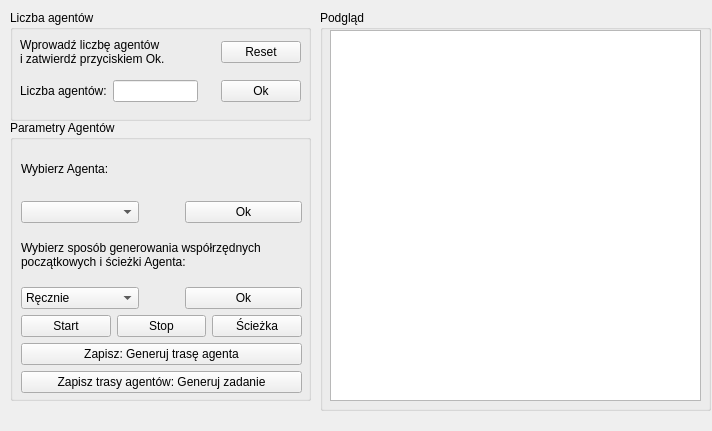
<?xml version="1.0" encoding="UTF-8"?>
<ui version="4.0">
 <class>AgentWindow</class>
 <widget class="QWidget" name="AgentWindow">
  <property name="geometry">
   <rect>
    <x>0</x>
    <y>0</y>
    <width>712</width>
    <height>431</height>
   </rect>
  </property>
  <property name="windowTitle">
   <string>Form</string>
  </property>
  <widget class="QGroupBox" name="groupBox">
   <property name="geometry">
    <rect>
     <x>10</x>
     <y>10</y>
     <width>301</width>
     <height>111</height>
    </rect>
   </property>
   <property name="title">
    <string>Liczba agentów</string>
   </property>
   <widget class="QWidget" name="layoutWidget">
    <property name="geometry">
     <rect>
      <x>10</x>
      <y>20</y>
      <width>281</width>
      <height>81</height>
     </rect>
    </property>
    <layout class="QGridLayout" name="gridLayout">
     <item row="0" column="0" colspan="2">
      <widget class="QLabel" name="label_2">
       <property name="text">
        <string>Wprowadź liczbę agentów 
i zatwierdź przyciskiem Ok.</string>
       </property>
      </widget>
     </item>
     <item row="0" column="3">
      <widget class="QPushButton" name="pushButtonReset">
       <property name="text">
        <string>Reset</string>
       </property>
      </widget>
     </item>
     <item row="1" column="0">
      <widget class="QLabel" name="label">
       <property name="text">
        <string>Liczba agentów:</string>
       </property>
      </widget>
     </item>
     <item row="1" column="1">
      <widget class="QLineEdit" name="lineEditNum">
       <property name="inputMethodHints">
        <set>Qt::ImhDigitsOnly</set>
       </property>
       <property name="text">
        <string/>
       </property>
      </widget>
     </item>
     <item row="1" column="3">
      <widget class="QPushButton" name="pushButtonOk">
       <property name="text">
        <string>Ok</string>
       </property>
      </widget>
     </item>
     <item row="1" column="2">
      <spacer name="horizontalSpacer">
       <property name="orientation">
        <enum>Qt::Horizontal</enum>
       </property>
       <property name="sizeHint" stdset="0">
        <size>
         <width>40</width>
         <height>20</height>
        </size>
       </property>
      </spacer>
     </item>
    </layout>
   </widget>
  </widget>
  <widget class="QGroupBox" name="groupBox_2">
   <property name="geometry">
    <rect>
     <x>10</x>
     <y>120</y>
     <width>301</width>
     <height>281</height>
    </rect>
   </property>
   <property name="title">
    <string>Parametry Agentów</string>
   </property>
   <widget class="QWidget" name="">
    <property name="geometry">
     <rect>
      <x>11</x>
      <y>22</y>
      <width>281</width>
      <height>251</height>
     </rect>
    </property>
    <layout class="QVBoxLayout" name="verticalLayout">
     <item>
      <layout class="QGridLayout" name="gridLayout_3">
       <item row="0" column="0">
        <layout class="QGridLayout" name="gridLayout_2">
         <item row="0" column="0">
          <widget class="QLabel" name="label_3">
           <property name="text">
            <string>Wybierz Agenta:</string>
           </property>
          </widget>
         </item>
         <item row="1" column="0">
          <layout class="QHBoxLayout" name="horizontalLayout">
           <item>
            <widget class="QComboBox" name="comboBoxAgent">
             <property name="enabled">
              <bool>true</bool>
             </property>
            </widget>
           </item>
           <item>
            <spacer name="horizontalSpacer_2">
             <property name="orientation">
              <enum>Qt::Horizontal</enum>
             </property>
             <property name="sizeType">
              <enum>QSizePolicy::Ignored</enum>
             </property>
             <property name="sizeHint" stdset="0">
              <size>
               <width>40</width>
               <height>20</height>
              </size>
             </property>
            </spacer>
           </item>
           <item>
            <widget class="QPushButton" name="pushButtonAgent">
             <property name="text">
              <string>Ok</string>
             </property>
            </widget>
           </item>
          </layout>
         </item>
         <item row="2" column="0">
          <widget class="QLabel" name="label_4">
           <property name="text">
            <string>Wybierz sposób generowania współrzędnych 
początkowych i ścieżki Agenta:</string>
           </property>
          </widget>
         </item>
         <item row="3" column="0">
          <layout class="QHBoxLayout" name="horizontalLayout_2">
           <item>
            <widget class="QComboBox" name="comboBoxMethod">
             <item>
              <property name="text">
               <string>Ręcznie</string>
              </property>
             </item>
             <item>
              <property name="text">
               <string>Losowo</string>
              </property>
             </item>
            </widget>
           </item>
           <item>
            <spacer name="horizontalSpacer_3">
             <property name="orientation">
              <enum>Qt::Horizontal</enum>
             </property>
             <property name="sizeType">
              <enum>QSizePolicy::Ignored</enum>
             </property>
             <property name="sizeHint" stdset="0">
              <size>
               <width>40</width>
               <height>20</height>
              </size>
             </property>
            </spacer>
           </item>
           <item>
            <widget class="QPushButton" name="pushButtonMethod">
             <property name="text">
              <string>Ok</string>
             </property>
            </widget>
           </item>
          </layout>
         </item>
        </layout>
       </item>
       <item row="1" column="0">
        <layout class="QHBoxLayout" name="horizontalLayout_3">
         <item>
          <widget class="QPushButton" name="pushButtonStartPos">
           <property name="text">
            <string>Start</string>
           </property>
          </widget>
         </item>
         <item>
          <widget class="QPushButton" name="pushButtonStopPos">
           <property name="text">
            <string>Stop</string>
           </property>
          </widget>
         </item>
         <item>
          <widget class="QPushButton" name="pushButtonPath">
           <property name="text">
            <string>Ścieżka</string>
           </property>
          </widget>
         </item>
        </layout>
       </item>
      </layout>
     </item>
     <item>
      <widget class="QPushButton" name="pushButtonSaveAgentPath">
       <property name="text">
        <string>Zapisz: Generuj trasę agenta</string>
       </property>
      </widget>
     </item>
     <item>
      <widget class="QPushButton" name="pushButtonGen">
       <property name="text">
        <string>Zapisz trasy agentów: Generuj zadanie</string>
       </property>
      </widget>
     </item>
    </layout>
   </widget>
  </widget>
  <widget class="QGroupBox" name="groupBox_3">
   <property name="geometry">
    <rect>
     <x>320</x>
     <y>10</y>
     <width>391</width>
     <height>401</height>
    </rect>
   </property>
   <property name="title">
    <string>Podgląd</string>
   </property>
   <widget class="QGraphicsView" name="graphicsView">
    <property name="geometry">
     <rect>
      <x>10</x>
      <y>20</y>
      <width>371</width>
      <height>371</height>
     </rect>
    </property>
    <property name="alignment">
     <set>Qt::AlignLeading|Qt::AlignLeft|Qt::AlignTop</set>
    </property>
   </widget>
  </widget>
 </widget>
 <resources/>
 <connections/>
</ui>
